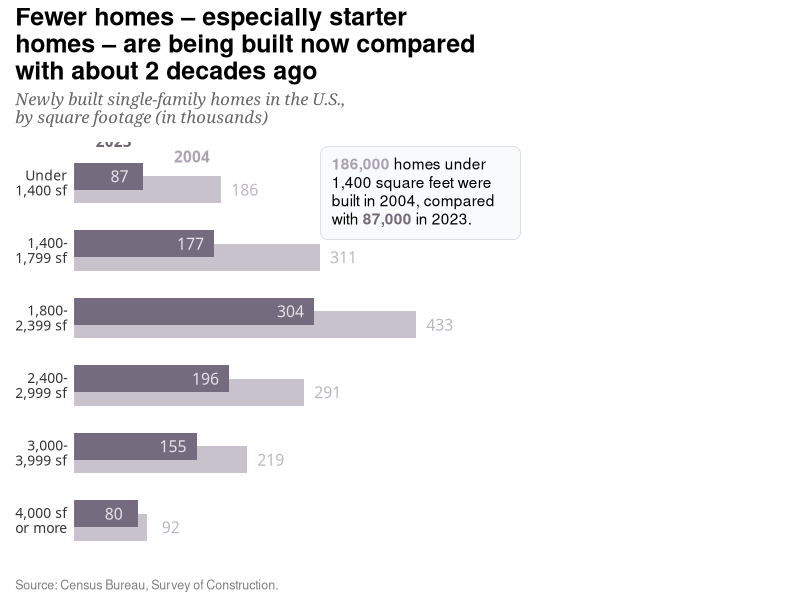
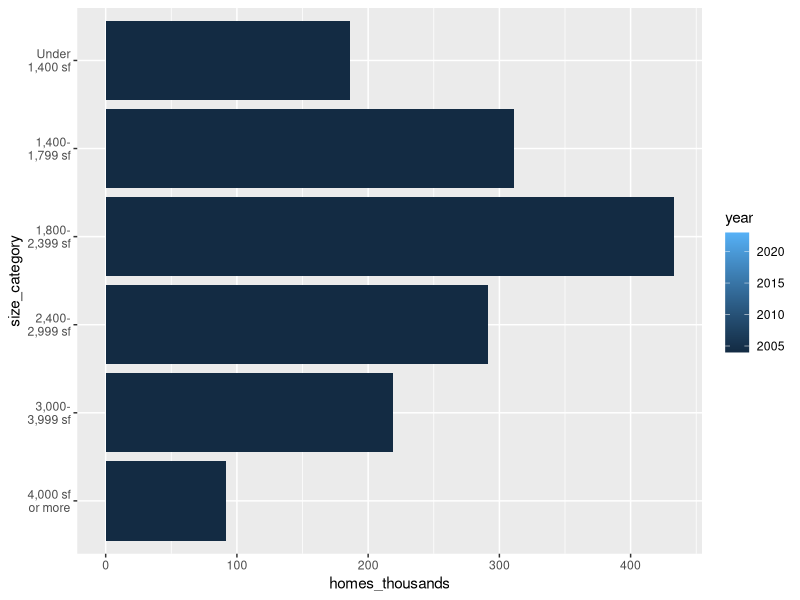

The R script that drew these images, in order: (Note: this script raises an error after producing the figures.)
library(dplyr)
library(ggplot2)
library(ragg)

# https://www.pewresearch.org/short-reads/2024/10/25/a-look-at-the-state-of-affordable-housing-in-the-us/

home_size_data <- tribble(
  ~size_category, ~year, ~homes_thousands,
  "Under 1,400 sf", 2023, 87,
  "Under 1,400 sf", 2004, 186,
  "1,400-1,799 sf", 2023, 177,
  "1,400-1,799 sf", 2004, 311,
  "1,800-2,399 sf", 2023, 304,
  "1,800-2,399 sf", 2004, 433,
  "2,400-2,999 sf", 2023, 196,
  "2,400-2,999 sf", 2004, 291,
  "3,000-3,999 sf", 2023, 155,
  "3,000-3,999 sf", 2004, 219,
  "4,000 sf or more", 2023, 80,
  "4,000 sf or more", 2004, 92
)


# Create the tribble with extracted data
home_size_data <- tribble(
  ~size_category, ~year, ~homes_thousands,
  "Under 1,400 sf", 2023, 87,
  "Under 1,400 sf", 2004, 186,
  "1,400-1,799 sf", 2023, 177,
  "1,400-1,799 sf", 2004, 311,
  "1,800-2,399 sf", 2023, 304,
  "1,800-2,399 sf", 2004, 433,
  "2,400-2,999 sf", 2023, 196,
  "2,400-2,999 sf", 2004, 291,
  "3,000-3,999 sf", 2023, 155,
  "3,000-3,999 sf", 2004, 219,
  "4,000 sf or more", 2023, 80,
  "4,000 sf or more", 2004, 92
)

homes <- home_size_data %>%
  mutate(
    size_category = factor(
      size_category,
      levels = c(
        "Under 1,400 sf",
        "1,400-1,799 sf",
        "1,800-2,399 sf",
        "2,400-2,999 sf",
        "3,000-3,999 sf",
        "4,000 sf or more"
      ),
      labels = c(
        "Under\n1,400 sf",
        "1,400-\n1,799 sf",
        "1,800-\n2,399 sf",
        "2,400-\n2,999 sf",
        "3,000-\n3,999 sf",
        "4,000 sf\nor more"
      )
    ),
    size_category = forcats::fct_rev(size_category),
    plot_order = factor(if_else(year == 2004, 1L, 2L))
  )

homes <- homes %>%
  mutate(
    yval = rev(homes_thousands), .by = "size_category",
    ytext = if_else(plot_order == 1L, homes_thousands + 30, homes_thousands - 30),
    col_text = if_else(plot_order == 1L, "#bcb7c1", "#e5e3e7")
  )
# Original font (Franklin Gothic) is not available on Mac OS
font_text <- "Libre Franklin"

library(ggtext)

main_plot <- ggplot(homes, aes(size_category, yval)) +
  geom_col(aes(fill = plot_order), position = position_dodge(width = -0.4), width = 0.8) +
  geom_text(
    aes(y = ytext, label = homes_thousands, color = col_text, group = plot_order),
    position = position_dodge(width = 0.4),
    family = font_text,
    size = 4
  ) +
  geom_text(
    data = subset(homes, size_category == "Under\n1,400 sf"),
    aes(y = c(50, 149), label = year, color = c("#6f6579", "#aaa3b0"), group = plot_order),
    vjust = c(-3, -1.7),
    family = font_text,
    fontface = "bold"
  ) +
  geom_textbox(
    data = tibble(x = 5.85, y = 312),
    aes(x, y),
    label = "<span style='color:#a8a1ae;'><b>186,000</b></span> homes under<br>1,400 square feet were<br>built in 2004, compared<br>with <span style='color:#71687c;'><b>87,000</b></span> in 2023.",
    hjust = 0,
    vjust = 0.5,
    box.colour = "#d1d5db",
    fill = "#f9fafb",
    box.padding = unit(c(8, 8, 8, 8), "pt")
  ) +
  coord_flip() +
  scale_y_continuous(expand = expansion(0, 0.45), limits = c(NA, 900)) +
  scale_fill_manual(values = c("#756b7f", "#c7c2cc")) +
  scale_color_identity() +
  guides(fill = "none", color = "none") +
  theme_minimal(base_family = font_text) +
  theme(
    panel.grid = element_blank(),
    panel.grid.minor = element_blank(),
    axis.text.x = element_blank(),
    axis.text.y = element_text(size = 10, color = "#333333"),
    axis.title = element_blank()
  )

library(patchwork)

main_plot & plot_annotation(
  title = "Fewer homes – especially starter\nhomes – are being built now compared\nwith about 2 decades ago",
  subtitle = "Newly built single-family homes in the U.S.,\nby square footage (in thousands)",
  caption = "Source: Census Bureau, Survey of Construction."
) &
  theme(
    plot.title = element_text(size = 18, face = "bold"),
    plot.subtitle = element_text(size = 12, color = "gray40", face = "italic", family = "Georgia"),
    plot.caption = element_text(size = 9, color = "gray50", hjust = 0, margin = margin(t = 5))
  )


ggplot() +
  geom_col(
    data = subset(homes, year == "2023"),
    aes(x = size_category, y = homes_thousands, fill = year),
    position = position_dodge(width = 0.4),
  ) +
  geom_col(
    data = subset(homes, year == "2004"),
    aes(x = size_category, y = homes_thousands, fill = year),
    position = position_dodge(width = 0.4)
  ) +
  coord_flip()




# Claude AI
ggplot(home_size_data, aes(x = factor(size_category, levels = rev(c("Under 1,400 sf", "1,400-1,799 sf", "1,800-2,399 sf", "2,400-2,999 sf", "3,000-3,999 sf", "4,000 sf or more"))), y = homes_thousands, fill = factor(year))) +
  geom_col(position = "dodge", width = 0.7) +
  coord_flip() +
  scale_fill_manual(values = c("2023" = "#4a5568", "2004" = "#a0aec0")) +
  labs(
    title = "Fewer homes – especially starter homes – are being built now compared\nwith about 2 decades ago",
    subtitle = "Newly built single-family homes in the U.S., by square footage (in thousands)",
    caption = "Source: Census Bureau, Survey of Construction.\nPEW RESEARCH CENTER",
    fill = ""
  ) +
  theme_minimal() +
  theme(
    axis.title = element_blank(),
    axis.text.x = element_blank(),
    axis.ticks = element_blank(),
    panel.grid = element_blank(),
    legend.position = "top",
    legend.justification = "left",
    plot.title = element_text(size = 14, face = "bold", margin = margin(b = 10), lineheight = 1.2),
    plot.subtitle = element_text(size = 11, color = "gray40", margin = margin(b = 15), style = "italic"),
    plot.caption = element_text(size = 9, color = "gray50", hjust = 0, margin = margin(t = 15)),
    plot.margin = margin(20, 20, 20, 20),
    legend.box.spacing = unit(0, "pt"),
    legend.margin = margin(0, 0, 10, 0)
  ) +
  geom_text(aes(label = scales::comma(homes_thousands)), 
            position = position_dodge(width = 0.7), 
            hjust = -0.1, 
            size = 3.5, 
            color = "black") +
  scale_y_continuous(expand = expansion(mult = c(0, 0.15))) +
  guides(fill = guide_legend(reverse = TRUE)) +
  # Add annotation for the highlighted stat
  annotate("text", x = 6.3, y = 350, 
           label = "186,000 homes under\n1,400 square feet were\nbuilt in 2004, compared\nwith 87,000 in 2023.", 
           size = 3, color = "gray30", hjust = 0, vjust = 0.5,
           lineheight = 1.1)
